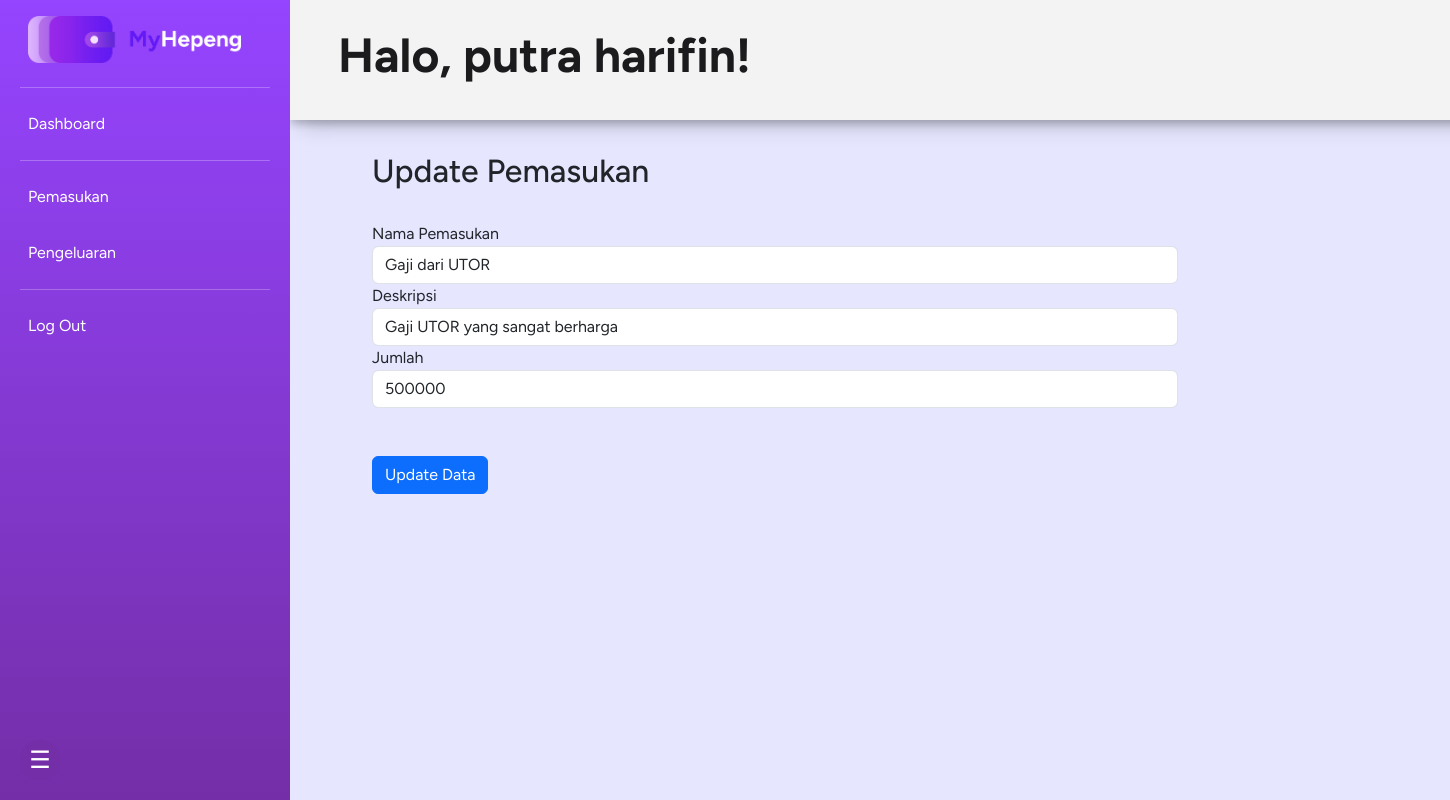
The app's page /update.php?id=7 (signed in) with its own data.
### tables this page shows
CREATE TABLE `lapkeu` (
  `id` int(11) NOT NULL,
  `date` timestamp NOT NULL DEFAULT current_timestamp() ON UPDATE current_timestamp(),
  `deskripsi` text NOT NULL,
  `tipe` varchar(100) NOT NULL,
  `total` int(11) NOT NULL,
  `act_name` varchar(255) NOT NULL,
  `id_user` int(11) NOT NULL
);

### server.php (called while the page is built, shortened)
<?php
    $conn = new mysqli("localhost", "root", "", "myhepeng");
    function query($sql){
        global $conn;
        $hasil = mysqli_query($conn, $sql);
        $rows = [];
        while ($data = mysqli_fetch_assoc($hasil)) {
            $rows[] = $data;
        }
        return $rows;
    }
?>

### update.php (the view, shortened to what this page needs)
<?php
require_once "server.php";
$id = $_GET['id'];
$detailData = query("SELECT * FROM lapkeu WHERE id = $id")[0];
?>
<!DOCTYPE html>
<html lang="en">
<head>
    <link href="https://cdn.jsdelivr.net/npm/bootstrap@5.3.2/dist/css/bootstrap.min.css" rel="stylesheet">
    <link rel="stylesheet" href="pemasukan.css">
</head>
<body>
    <div class="container-fluid">
        <div class="row">
            <nav id="sidebar" class="sidebar">
                <a class="navbar-brand" href="index.php"><img src="img/logo-sekunder-dark.png" alt="MyHepeng" class="main-logo"></a>
                <hr>
                <div class="position-sticky">
                    <ul class="nav flex-column">
                        <li class="nav-item">
                            <a class="nav-link active" href="index.php">
                                Dashboard
                            </a>
                        </li>
                        <hr>
                        <li class="nav-item">
                            <a class="nav-link" href="pemasukan.php">
                                Pemasukan
                            </a>
                        </li>
                        <li class="nav-item">
                            <a class="nav-link" href="pengeluaran.php">
                                Pengeluaran
                            </a>
                        </li>
                        <hr>
                        <li id="logout" class="nav-item">
                            <a class="nav-link" href="logout.php">
                                Log Out
                            </a>
                        </li>
                    </ul>
                </div>
            </nav>
            <button id="sidebarCollapse">&#9776;</button>
            <main>
                <section class="greeting">
                    <div>
                        <?php
                        $userName = $_SESSION['userData']['name'];
                        echo "<h1>Halo, $userName!</h1>";
                        ?>
                    </div>
                </section>
                <section class="utama">
                    <h2>Update Pemasukan</h2>
                    <br>
                    <form action="" method="post">
                        <div class="form-group">
                            <label for="input_pemasukan">Nama Pemasukan</label>
                            <input type="text" class="form-control" name="name" id="input_pemasukan" aria-describedby="emailHelp" value="<?= $detailData['act_name']; ?>" required>
                        </div>
                        <div class="form-group">
                            <label for="deskripsi">Deskripsi</label>
                            <input type="text" class="form-control" name="deskripsi" id="deskripsi"  value="<?= $detailData['deskripsi']; ?>" required>
                        </div>
                        <div class="form-group">
                            <label for="input_jumlah">Jumlah</label>
                            <input type="text" class="form-control" name="total" id="input_jumlah"  value="<?= $detailData['total']; ?>" required>
                        </div>
                        <br>
                        <br>
                        <button type="submit" class="btn btn-primary submit" name="submit">Update Data</button>
                    </form>
                </section>
            </main>
        </div>
    </div>
</body>
</html>

### pemasukan.css (style rules this page uses)
* { margin: 0; padding: 0; font-family: "Figtree", sans-serif }
html { scroll-behavior: smooth; }
body { overflow: hidden; position: relative; background-color: #e6e6ff; }
.container-fluid, .row { margin: 0; padding: 0; }
#sidebar { display: flex; flex-direction: column; min-height: 100vh; width: 20vw; position: fixed; background-image: linear-gradient(0deg, #742ea7, #9544ff); opacity: 1; transition: 0.3s ease; }
#sidebarCollapse { position: fixed; bottom: 20px; left: 20px; background-color: #742ea7; color: #ffffff; border: none; border-radius: 50%; width: 40px; height: 40px; font-size: 1.5em; cursor: pointer; z-index: 2; display: flex; align-items: center; justify-content: center; transition: background-color 0.3s ease; }
#sidebar img.main-logo { margin: 1rem; width: 80%; }
#sidebar hr { color: #ffffff; margin: 0.5rem; }
#sidebar ul li a { color: #ffffff; padding: 1rem 1rem; }
main { margin: 0 0 0 20vw; padding: 0 0 0 0 !important; width: 80vw; transition: margin-left 0.3s ease; }
main section.greeting { display: flex; padding-left: 3rem; align-items: center; height: 15vh; background-color: #f3f3f3; box-shadow: 0 4px 8px 0 rgba(0, 0, 0, 0.2), 10px 6px 20px 0 rgba(0, 0, 0, 0.19); }
main section.utama { padding: 2rem; min-height: 30vh; }
h1 { color: #1b1b1d; font-size: 3rem; font-weight: bold; }
.utama { margin-left: 50px; width: 60vw; }

### records on screen
lapkeu: name "Gaji dari UTOR", deskripsi "Gaji UTOR yang sangat berharga", total "500000"

### other values on screen
$userName "putra harifin"
